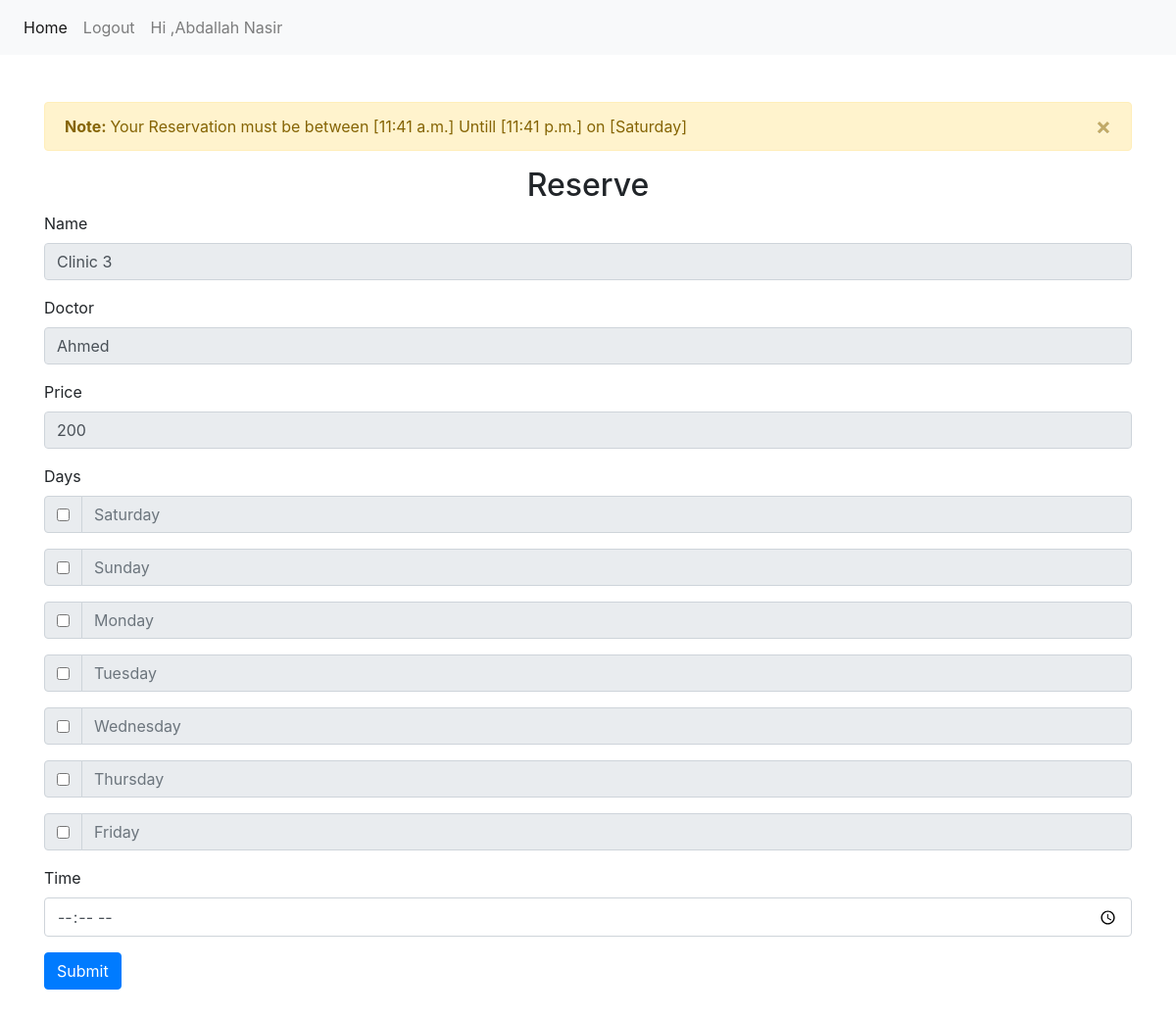
The app's page /clinic/reserse/4/ (signed in) with its own data.
### doctors/models.py (models this page shows, shortened)
class Clinic(models.Model):
    doctor=models.ForeignKey(Profile,on_delete=models.CASCADE)
    name=models.CharField(max_length=50)
    price=models.PositiveIntegerField()
    days=MultiSelectField(choices=DAYS)
    start_time=models.TimeField(auto_now_add=False)
    end_time=models.TimeField(auto_now_add=False)

class Profile(models.Model):
    user=models.OneToOneField(User,on_delete=models.CASCADE)
    type=models.CharField(choices=TYPE,max_length=20)
    def __str__(self):
        return self.user.username

### doctors/views.py (the view, shortened to what this page needs)
# urls.py: path('clinic/reserse/<str:id>/', views.resereve,name="reserve"),
@login_required(login_url="home:login")
def resereve(request,id):
    profile=Profile.objects.get(user=request.user)
    if profile.type == 'doctor':
        messages.error(request,"you cant reserve as a Doctor account")
        return redirect(reverse("home:home"))
    else:
        clinic=Clinic.objects.get(id=id)
        if Reservation.objects.filter(patient=request.user,clinic=clinic).exists():
            messages.error(request,"you are already have an appointment ")
            return redirect(reverse("home:home"))
    context={"clinic":clinic}
    return render(request,"reserve.html",context)

### doctors/views.py (called while the page is built)
def type(request):
    if request.user.is_authenticated:
        try:
            profile=Profile.objects.get(user=request.user)
            if profile.type == "doctor":
                doctor=True
            else:
                doctor=False
        except:
            doctor=False
    else:
        doctor=False
    context={"doctor":doctor}
    return context

### templates/reserve.html (shortened to what this page needs)
{% extends 'base.html' %}
{% block content %}
<div class="container">
    <div class="row">
            <div class="col col-lg-12 cl-sm-12 col-md-12 mt-5">
              <div class="alert alert-warning alert-dismissible fade show" role="alert">
                  <strong>Note: </strong>Your Reservation must be between [{{clinic.start_time}}] Untill [{{clinic.end_time}}] on [{{clinic.days}}]
                  <button type="button" class="close" data-dismiss="alert" aria-label="Close">
                    <span aria-hidden="true">&times;</span>
                  </button>
                </div>
            </div>
        <div class="col col-lg-12 col-md-12 col-sm-12 mb-5">
            <h2 style="text-align:center;">Reserve</h2>
            <form  method="POST">
                <div class="form-group ">
                  <label for="exampleInputEmail1">Name</label>
                  <input type="text" value="{{clinic.name|title}}" class="form-control" name="name" id="exampleInputEmail1" readOnly>
                </div>
                <div class="form-group ">
                  <label for="exampleInputEmail1">Doctor</label>
                  <input type="text" value="{{clinic.doctor|title}}" class="form-control" name="doctor" id="exampleInputEmail1" readOnly>
                </div>
                <div class="form-group">
                  <label for="exampleInputPassword1">Price</label>
                  <input type="number" value="{{clinic.price}}" name="price" class="form-control" id="exampleInputPassword1" readOnly>
                </div>
                <label for="exampleInputPassword1">Days</label>
                <div class="input-group mb-3">
                  <div class="input-group-prepend">
                    <div class="input-group-text">
                      <input type="checkbox"  name="days" value="Saturday" aria-label="Checkbox for following text input">
                    </div>
                  </div>
                  <input type="text" class="form-control"  aria-label="Text input with checkbox" readOnly placeholder="Saturday">
                </div>
                <div class="input-group mb-3">
                  <div class="input-group-prepend">
                    <div class="input-group-text">
                      <input type="checkbox" name="days" value='Sunday' aria-label="Checkbox for following text input">
                    </div>
                  </div>
                  <input type="text" class="form-control"  aria-label="Text input with checkbox" readOnly placeholder="Sunday">
                </div>
                <div class="input-group mb-3">
                  <div class="input-group-prepend">
                    <div class="input-group-text">
                      <input type="checkbox" name="days" value="Monday" aria-label="Checkbox for following text input">
                    </div>
                  </div>
                  <input type="text" class="form-control"  aria-label="Text input with checkbox" readOnly placeholder="Monday">
                </div>
                <div class="input-group mb-3">
                  <div class="input-group-prepend">
                    <div class="input-group-text">
                      <input type="checkbox"  name="days" value="Tuesday" aria-label="Checkbox for following text input">
                    </div>
                  </div>
                  <input type="text" class="form-control" aria-label="Text input with checkbox" readOnly placeholder="Tuesday">
                </div>
                <div class="input-group mb-3">
                  <div class="input-group-prepend">
                    <div class="input-group-text">
                      <input type="checkbox"  name="days" value="Wednesday" aria-label="Checkbox for following text input">
                    </div>
                  </div>
                  <input type="text" class="form-control" aria-label="Text input with checkbox" readOnly placeholder="Wednesday">
                </div>
                <div class="input-group mb-3">
                  <div class="input-group-prepend">
                    <div class="input-group-text">
                      <input type="checkbox"  name="days" value="Thursday" aria-label="Checkbox for following text input">
                    </div>
                  </div>
                  <input type="text" class="form-control"  aria-label="Text input with checkbox" readOnly placeholder="Thursday">
                </div>
                <div class="input-group mb-3">
                  <div class="input-group-prepend">
                    <div class="input-group-text">
                      <input type="checkbox"  name="days" value="Friday" aria-label="Checkbox for following text input">
                    </div>
                  </div>
                  <input type="text" class="form-control"  aria-label="Text input with checkbox" readOnly placeholder="Friday">
                </div>
                  <div class="form-group ">
                    <label for="exampleInputEmail1">Time</label>
                    <input type="time" class="form-control"  name="time" id="exampleInputEmail1">
                  </div>
                <button type="submit" class="btn btn-primary">Submit</button>
              </form>
        </div>
    </div>
</div>
 {% endblock %}

### templates/base.html (shortened to what this page needs)
{% load static %}
<!DOCTYPE HTML>
<html lang ="en">
<head>
<link rel="stylesheet" href="https://maxcdn.bootstrapcdn.com/bootstrap/4.0.0/css/bootstrap.min.css"integrity="sha384-Gn5384xqQ1aoWXA+058RXPxPg6fy4IWvTNh0E263XmFcJlSAwiGgFAW/dAiS6JXm">
</head>
<body>
    <nav class="navbar navbar-expand-lg navbar-light bg-light">
        <div class="collapse navbar-collapse" id="navbarSupportedContent">
          <ul class="navbar-nav mr-auto">
            <li class="nav-item active">
              <a class="nav-link" href="{% url 'home:home' %}">Home <span class="sr-only">(current)</span></a>
            </li>
            {% if request.user.is_authenticated %}
            <li class="nav-item">
              <a class="nav-link" href="{% url 'home:signout' %}">Logout</a>
            </li>
            <li class="nav-item">
              <a class="nav-link" href="{% url 'home:home' %}">Hi ,{{request.user.first_name|title}} {{request.user.last_name|title}}</a>
            </li>
            {% endif %}
          </ul>
        </div>
      </nav>
{% block content %}
{% endblock %}
</body>
<html>

### records on screen
Clinic: start_time "11:41 a.m.", end_time "11:41 p.m.", days "Saturday", name "Clinic 3", doctor "Ahmed", price "200"

### other values on screen
{{ request.user.first_name|title }} "Abdallah"
{{ request.user.last_name|title }} "Nasir"
